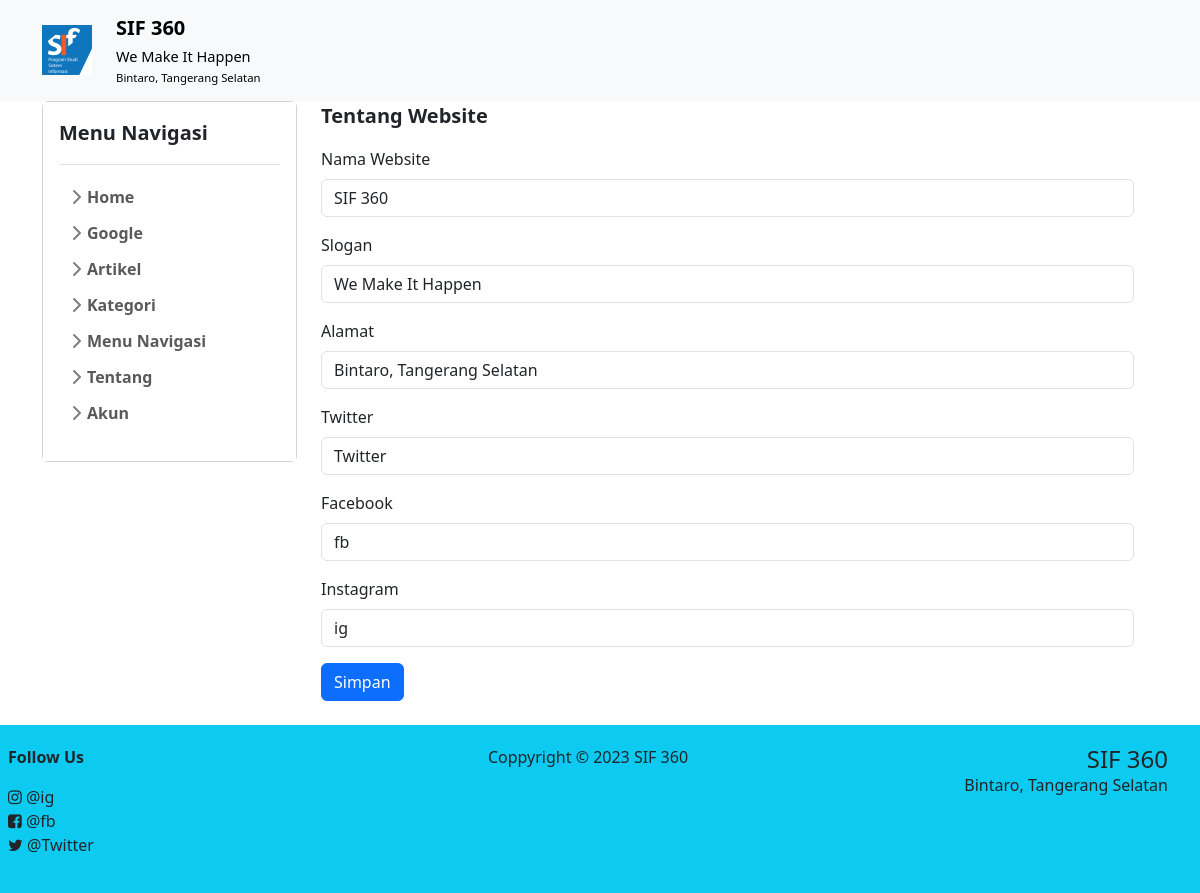
Page /view/admin/tentang.php (signed in) on the committed database.
### tables this page shows
CREATE TABLE `about` (
  `id` int NOT NULL,
  `name` varchar(100) NOT NULL,
  `slogan` varchar(255) DEFAULT NULL,
  `address` varchar(255) DEFAULT NULL,
  `twitter` varchar(100) DEFAULT NULL,
  `facebook` varchar(100) DEFAULT NULL,
  `instagram` varchar(100) DEFAULT NULL
);

CREATE TABLE `menu` (
  `id` int NOT NULL,
  `name` varchar(100) NOT NULL,
  `slug` varchar(100) NOT NULL,
  `url` varchar(50) NOT NULL
);

### view/admin/tentang.php (the view, shortened to what this page needs)
<?php
include '../template/header.php';
$tentang = mysqli_query($conn, "SELECT * FROM about Limit 1");
$tentang = mysqli_fetch_assoc($tentang);
?>
    <div class="container">
        <div class="row w-100">
            <?php include '../template/sidebar.php';?>
            <div class="col-lg-9 col-md-9 col-12 order-lg-2 order-md-2 order-1">
                <p class="fs-5 fw-bold">Tentang Website</p>
                <form action="tentang_edit_proses.php" method="POST">
                    <div class="mb-3">
                        <label for="name" class="form-label">Nama Website</label>
                        <input type="text" class="form-control" id="name" name="name" required value="<?php echo $tentang['name'];?>">
                    </div>
                    <div class="mb-3">
                        <label for="slogan" class="form-label">Slogan</label>
                        <input type="text" class="form-control" id="slogan" name="slogan" required value="<?php echo $tentang['slogan'];?>">
                    </div>
                    <div class="mb-3">
                        <label for="address" class="form-label">Alamat</label>
                        <input type="text" class="form-control" id="address" name="address" required value="<?php echo $tentang['address'];?>">
                    </div>
                    <div class="mb-3">
                        <label for="twitter" class="form-label">Twitter</label>
                        <input type="text" class="form-control" id="twitter" name="twitter" required value="<?php echo $tentang['twitter'];?>">
                    </div>
                    <div class="mb-3">
                        <label for="facebook" class="form-label">Facebook</label>
                        <input type="text" class="form-control" id="facebook" name="facebook" required value="<?php echo $tentang['facebook'];?>">
                    </div>
                    <div class="mb-3">
                        <label for="instagram" class="form-label">Instagram</label>
                        <input type="text" class="form-control" id="instagram" name="instagram" required value="<?php echo $tentang['instagram'];?>">
                    </div>
                    <button type="submit" class="btn btn-primary">Simpan</button>
                </form>
            </div>
        </div>
    </div>
<?php include '../template/footer.php'; ?>

### view/template/header.php (shortened to what this page needs)
<!DOCTYPE html>
<html lang="en">
<?php
    include '../../config/database.php';
    $about = mysqli_query($conn, "SELECT * FROM about Limit 1");
    $about = mysqli_fetch_assoc($about);
?>
<head>
    <link href="https://cdn.jsdelivr.net/npm/bootstrap@5.3.0/dist/css/bootstrap.min.css" rel="stylesheet">
    <link rel="stylesheet" href="https://cdnjs.cloudflare.com/ajax/libs/font-awesome/4.7.0/css/font-awesome.css" />
    <link href="../../assets/css/sidebar.css" rel="stylesheet">
</head>
<body>
    <header>
    <nav class="navbar navbar-expand-lg navbar-light bg-light">
        <div class="container">
            <a class="navbar-brand" href="../../">
                <div class="row align-items-center">
                    <div class="col-auto">
                        <img src="../../assets/images/logo.jpg" alt="Logo" width="50" height="50">
                    </div>
                    <div class="col">
                        <p class="m-0 font-weight-bold" style="font-weight: bold !important;"><?php echo $about['name'];?></p>
                        <p class="m-0" style="font-size: smaller;"><small><?php echo $about['slogan'];?></small></p>
                        <p class="m-0" style="font-size: small;"><small><?php echo $about['address'];?></small></p>
                    </div>
                </div>
            </a>
        </div>
    </nav>
    </header>

### view/template/sidebar.php (shortened to what this page needs)
<div class="col-lg-3 col-md-3 col-12 order-lg-1 order-md-1 order-2 pr-1">
    <div class="sidebar card w-100">
        <div class="flex-shrink-0 p-3 bg-white">
            <a href="/" class="d-flex align-items-center pb-3 mb-3 link-dark text-decoration-none border-bottom">
            <span class="fs-5 fw-semibold">Menu Navigasi</span>
            </a>
            <ul class="list-unstyled ps-0">
                <li class="mb-1">
                    <button class="btn btn-toggle align-items-center rounded collapsed" data-bs-toggle="collapse" data-bs-target="#home-collapse" aria-expanded="false">
                    Home
                    </button>
                </li>
                <?php $sidebar = mysqli_query($conn, "SELECT * FROM menu");
                $sidebar = mysqli_fetch_all($sidebar, MYSQLI_ASSOC)
                ?>
                <?php foreach($sidebar as $side) {
                    $submenu = mysqli_query($conn, "SELECT * FROM submenu WHERE parent_id='$side[id]'");
                    $count = mysqli_num_rows($submenu);
                    $submenu = mysqli_fetch_all($submenu, MYSQLI_ASSOC);
                    if($count > 0){
                        ?>
                        <li class="mb-1">
                            <button class="btn btn-toggle align-items-center rounded collapsed" data-bs-toggle="collapse" data-bs-target="#<?php echo $side['id'];?>-collapse" aria-expanded="false">
                            <?php echo $side['name'];?>
                            </button>
                                <?php foreach($submenu as $sid) { ?>
                                <li><a href="<?php echo $sid['url'];?>" class="link-dark rounded"><?php echo $sid['name'];?></a></li>
                                <?php } ?>
                        </li>
                        <?php
                    }else{
                        ?>
                        <li class="mb-1 ps-3">
                            <a href="<?php echo $side['url'];?>" class="link-dark rounded"><?php echo $sid['name'];?></a>
                        </li>
                        <?php
                    }
                }
                    ?>
                <?php
                if(ISSET($_SESSION['username'])){
                ?>
                <li class="mb-1">
                    <button class="btn btn-toggle align-items-center rounded collapsed" data-bs-toggle="collapse" data-bs-target="#artikel-collapse" aria-expanded="false">
                    Artikel
                    </button>
                </li>
                <li class="mb-1">
                    <button class="btn btn-toggle align-items-center rounded collapsed" data-bs-toggle="collapse" data-bs-target="#kategori-collapse" aria-expanded="false">
                    Kategori
                    </button>
                </li>
                <li class="mb-1">
                    <button class="btn btn-toggle align-items-center rounded collapsed" data-bs-toggle="collapse" data-bs-target="#menu-collapse" aria-expanded="false">
                    Menu Navigasi
                    </button>
                </li>
                <li class="mb-1">
                    <button class="btn btn-toggle align-items-center rounded collapsed" data-bs-toggle="collapse" data-bs-target="#menu-collapse" aria-expanded="false">
                    Tentang
                    </button>
                </li>
                <?php
                }
                ?>
                <li class="mb-1">
                    <button class="btn btn-toggle align-items-center rounded collapsed" data-bs-toggle="collapse" data-bs-target="#akun-collapse" aria-expanded="false">
                    Akun
                    </button>
                </li>
            </ul>
        </div>
    </div>
</div>

### view/template/footer.php (shortened to what this page needs)
    <footer class=" bg-info mt-4  justify-content-center">
        <div class="col-12 row p-3 justify-content-center">
            <div class="col-12 col-lg-4 p-1">
                <p class="fw-bold">Follow Us</p>
                <ul class="list-unstyled ps-0">
                    <li class="me-3">
                    <i class="fa fa-instagram"></i> @<?php echo $about['instagram'];?>
                    </li>
                    <li class="me-3">
                    <i class="fa fa-facebook-square"></i> @<?php echo $about['facebook'];?>
                    </li>
                    <li class="me-3">
                    <i class="fa fa-twitter"></i> @<?php echo $about['twitter'];?>
                    </li>
                </ul>
            </div>
            <div class="col-12 col-lg-4 p-1 mt-lg-0 mt-md-0 mt-1 ">
                <p class="text-center">Coppyright &copy; <?php echo date('Y');?> <?php echo $about['name'];?></p>
            </div>
            <div class="col-12 col-lg-4 p-1 mt-lg-0 mt-md-0 mt-1 ">
                <p class="h4 f-wbold text-end m-0"><?php echo $about['name'];?></p>
                <p class="text-end m-0"><?php echo $about['address'];?></p>
            </div>
        </div>
    </footer>
</body>
</html>

### assets/css/sidebar.css (style rules this page uses)
body { min-height: 100vh; min-height: -webkit-fill-available; }
html { height: -webkit-fill-available; }
.btn-toggle { display: inline-flex; align-items: center; padding: .25rem .5rem; font-weight: 600; color: rgba(0, 0, 0, .65); background-color: transparent; border: 0; }
.btn-toggle::before { width: 1.25em; line-height: 0; transition: transform .35s ease; transform-origin: .5em 50%; }
.fw-semibold { font-weight: 600; }

### rows in the picture
about: name "SIF 360", slogan "We Make It Happen", address "Bintaro, Tangerang Selatan", twitter "Twitter", facebook "fb", instagram "ig"
menu: name "Google"
